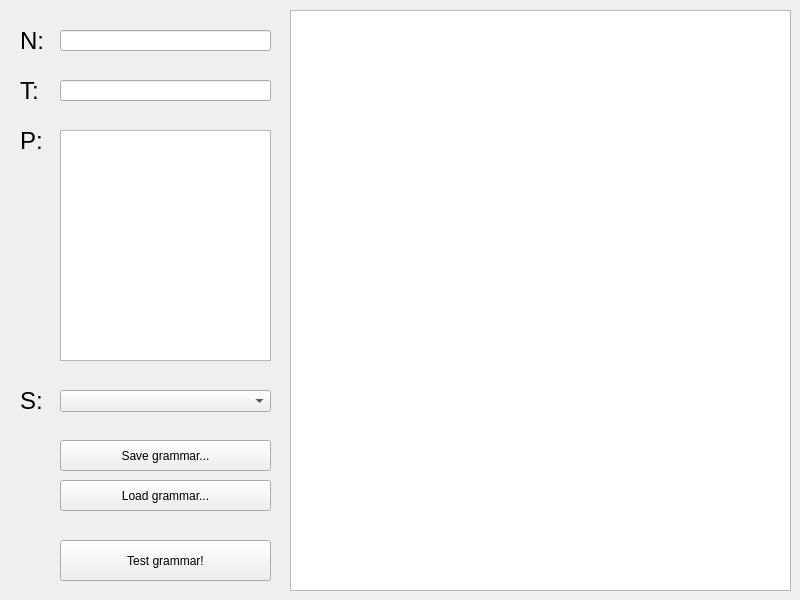
<?xml version="1.0" encoding="UTF-8"?>
<ui version="4.0">
 <class>Widget</class>
 <widget class="QWidget" name="Widget">
  <property name="geometry">
   <rect>
    <x>0</x>
    <y>0</y>
    <width>800</width>
    <height>600</height>
   </rect>
  </property>
  <property name="sizePolicy">
   <sizepolicy hsizetype="Fixed" vsizetype="Fixed">
    <horstretch>0</horstretch>
    <verstretch>0</verstretch>
   </sizepolicy>
  </property>
  <property name="minimumSize">
   <size>
    <width>800</width>
    <height>600</height>
   </size>
  </property>
  <property name="maximumSize">
   <size>
    <width>800</width>
    <height>600</height>
   </size>
  </property>
  <property name="windowTitle">
   <string>Context-free grammar recognizer</string>
  </property>
  <widget class="QTextBrowser" name="txtResult">
   <property name="geometry">
    <rect>
     <x>290</x>
     <y>10</y>
     <width>501</width>
     <height>581</height>
    </rect>
   </property>
   <property name="lineWrapMode">
    <enum>QTextEdit::NoWrap</enum>
   </property>
   <property name="placeholderText">
    <string/>
   </property>
  </widget>
  <widget class="QLineEdit" name="txtN">
   <property name="geometry">
    <rect>
     <x>60</x>
     <y>30</y>
     <width>211</width>
     <height>21</height>
    </rect>
   </property>
  </widget>
  <widget class="QLineEdit" name="txtT">
   <property name="geometry">
    <rect>
     <x>60</x>
     <y>80</y>
     <width>211</width>
     <height>21</height>
    </rect>
   </property>
  </widget>
  <widget class="QPlainTextEdit" name="txtP">
   <property name="geometry">
    <rect>
     <x>60</x>
     <y>130</y>
     <width>211</width>
     <height>231</height>
    </rect>
   </property>
   <property name="sizeAdjustPolicy">
    <enum>QAbstractScrollArea::AdjustIgnored</enum>
   </property>
   <property name="lineWrapMode">
    <enum>QPlainTextEdit::NoWrap</enum>
   </property>
  </widget>
  <widget class="QComboBox" name="boxS">
   <property name="geometry">
    <rect>
     <x>60</x>
     <y>390</y>
     <width>211</width>
     <height>22</height>
    </rect>
   </property>
   <property name="maximumSize">
    <size>
     <width>16777215</width>
     <height>16777215</height>
    </size>
   </property>
  </widget>
  <widget class="QPushButton" name="btnTest">
   <property name="geometry">
    <rect>
     <x>60</x>
     <y>540</y>
     <width>211</width>
     <height>41</height>
    </rect>
   </property>
   <property name="text">
    <string>Test grammar!</string>
   </property>
  </widget>
  <widget class="QPushButton" name="btnOpen">
   <property name="geometry">
    <rect>
     <x>60</x>
     <y>480</y>
     <width>211</width>
     <height>31</height>
    </rect>
   </property>
   <property name="text">
    <string>Load grammar...</string>
   </property>
  </widget>
  <widget class="QPushButton" name="btnSave">
   <property name="geometry">
    <rect>
     <x>60</x>
     <y>440</y>
     <width>211</width>
     <height>31</height>
    </rect>
   </property>
   <property name="text">
    <string>Save grammar...</string>
   </property>
  </widget>
  <widget class="QLabel" name="label">
   <property name="geometry">
    <rect>
     <x>20</x>
     <y>20</y>
     <width>41</width>
     <height>41</height>
    </rect>
   </property>
   <property name="font">
    <font>
     <family>Tahoma</family>
     <pointsize>18</pointsize>
     <weight>50</weight>
     <italic>false</italic>
     <bold>false</bold>
    </font>
   </property>
   <property name="text">
    <string>N:</string>
   </property>
  </widget>
  <widget class="QLabel" name="label_2">
   <property name="geometry">
    <rect>
     <x>20</x>
     <y>70</y>
     <width>41</width>
     <height>41</height>
    </rect>
   </property>
   <property name="font">
    <font>
     <family>Tahoma</family>
     <pointsize>18</pointsize>
     <weight>50</weight>
     <italic>false</italic>
     <bold>false</bold>
    </font>
   </property>
   <property name="text">
    <string>T:</string>
   </property>
  </widget>
  <widget class="QLabel" name="label_3">
   <property name="geometry">
    <rect>
     <x>20</x>
     <y>120</y>
     <width>41</width>
     <height>41</height>
    </rect>
   </property>
   <property name="font">
    <font>
     <family>Tahoma</family>
     <pointsize>18</pointsize>
     <weight>50</weight>
     <italic>false</italic>
     <bold>false</bold>
    </font>
   </property>
   <property name="text">
    <string>P:</string>
   </property>
  </widget>
  <widget class="QLabel" name="label_4">
   <property name="geometry">
    <rect>
     <x>20</x>
     <y>380</y>
     <width>41</width>
     <height>41</height>
    </rect>
   </property>
   <property name="font">
    <font>
     <family>Tahoma</family>
     <pointsize>18</pointsize>
     <weight>50</weight>
     <italic>false</italic>
     <bold>false</bold>
    </font>
   </property>
   <property name="text">
    <string>S:</string>
   </property>
  </widget>
 </widget>
 <layoutdefault spacing="6" margin="11"/>
 <resources/>
 <connections/>
</ui>
